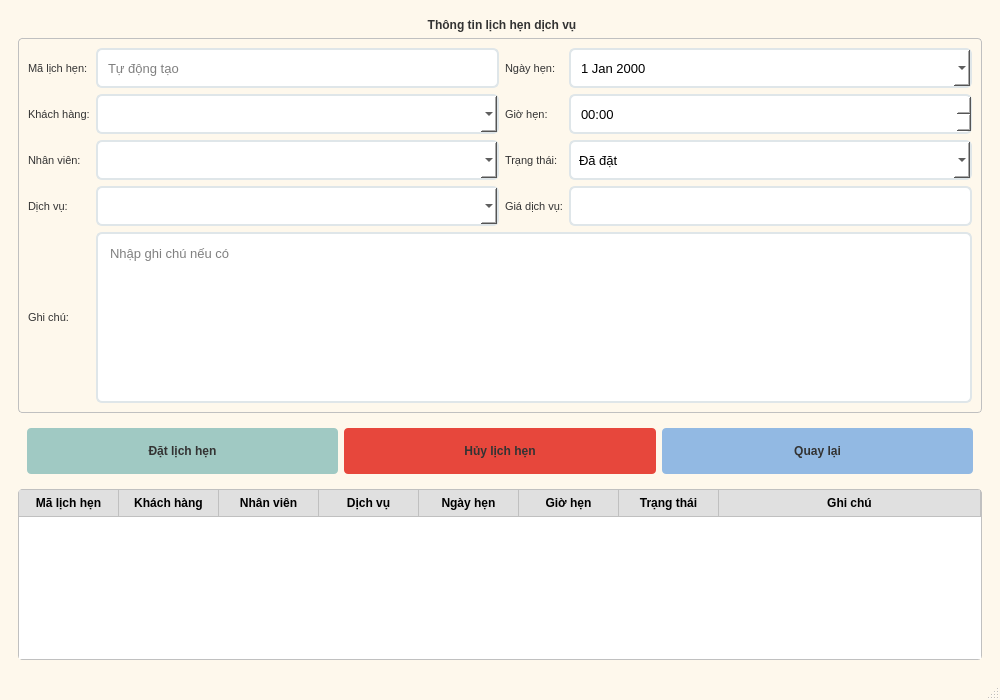
<?xml version="1.0" encoding="UTF-8"?>
<ui version="4.0">
 <class>MainWindow</class>
 <widget class="QMainWindow" name="MainWindow">
  <property name="geometry">
   <rect>
    <x>0</x>
    <y>0</y>
    <width>1000</width>
    <height>700</height>
   </rect>
  </property>
  <property name="windowTitle">
   <string>Quản lý Dịch vụ</string>
  </property>
  <property name="styleSheet">
   <string notr="true">QMainWindow {
    background-color: #fef8ec;
}

QLabel {
    font-size: 8pt;
    color: #333333;
}

QLineEdit, QTextEdit, QComboBox, QDateEdit, QTimeEdit, QSpinBox {
    padding: 8px;
    border: 2px solid #dfe6e9;
    border-radius: 6px;
    background-color: #ffffff;
    font-size: 13px;
    min-height: 20px;
}

QLineEdit:focus, QTextEdit:focus, QComboBox:focus, QDateEdit:focus, QTimeEdit:focus {
    border: 2px solid #74b9ff;
}

QPushButton {
    border-radius: 4px;
    padding: 8px 16px;
    font-weight: bold;
    color: #333;
    min-height: 30px;
}

QPushButton#btnThem, QPushButton#btnThemLichHen {
    background-color: #a0c9c3;
}

QPushButton#btnThem:hover, QPushButton#btnThemLichHen:hover {
    background-color: #657d81;
	color: white;
}

QPushButton#btnSua {
    background-color: #92b9e3;
}

QPushButton#btnSua:hover {
    background-color: #6c7ee1;
	color: white;
}

QPushButton#btnXoa {
    background-color: #e7473c;
}

QPushButton#btnXoa:hover {
    background-color: #ce3d35;
	color: white;
}

QPushButton#btnExcel {
    background-color: #7fba92;
}

QPushButton#btnExcel:hover {
    background-color: #689877;
	color: white;
}

QPushButton#btnXoaLichHen {
    background-color: #e7473c;
}

QPushButton#btnXoaLichHen:hover {
    background-color: #ce3d35;
	color: white;
}
QPushButton#btnQLyLichHen {
    background-color: #e2b4b7;
}

QPushButton#btnQLyLichHen:hover {
    background-color: #bd637e;
	color: white;
}

QPushButton#btnBack {
    background-color: #92b9e3;
}

QPushButton#btnBack:hover {
    background-color: #6c7ee1;
	color: white;
}


QPushButton#btnDanhSachDV, QPushButton#btnQuanLyDV, QPushButton#btnDatLichHen {
    background-color: #673AB7;
}

QPushButton#btnDanhSachDV:hover, QPushButton#btnQuanLyDV:hover, QPushButton#btnDatLichHen:hover {
    background-color: #5e35b1;
}

QTableWidget {
    border: 1px solid #c0c0c0;
    border-radius: 4px;
    alternate-background-color: #f9f9f9;
    gridline-color: #dcdcdc;
}

QTableWidget::item:selected {
    background-color: #4c9ed9;
    color: white;
}

QHeaderView::section {
    background-color: #e0e0e0;
    padding: 4px;
    font-weight: bold;
    border: none;
    border-right: 1px solid #c0c0c0;
    border-bottom: 1px solid #c0c0c0;
}

QGroupBox {
    border: 1px solid #c0c0c0;
    border-radius: 4px;
    margin-top: 20px;
    font-weight: bold;
}

QGroupBox::title {
    subcontrol-origin: margin;
    subcontrol-position: top center;
    padding: 0 5px;
    color: #333333;
}</string>
  </property>
  <widget class="QWidget" name="centralwidget">
   <layout class="QVBoxLayout" name="verticalLayout">
    <item>
     <widget class="QStackedWidget" name="stackedWidget">
      <property name="currentIndex">
       <number>2</number>
      </property>
      <widget class="QWidget" name="pageQuanLyDV">
       <layout class="QVBoxLayout" name="verticalLayout_2">
        <item>
         <widget class="QGroupBox" name="groupBoxThongTinDV">
          <property name="title">
           <string>Quản lý dịch vụ</string>
          </property>
          <layout class="QGridLayout" name="gridLayout">
           <item row="1" column="1">
            <widget class="QLineEdit" name="txtTenDV">
             <property name="placeholderText">
              <string>Nhập tên dịch vụ</string>
             </property>
            </widget>
           </item>
           <item row="3" column="1">
            <widget class="QTextEdit" name="txtMoTa">
             <property name="placeholderText">
              <string>Nhập mô tả chi tiết</string>
             </property>
            </widget>
           </item>
           <item row="0" column="0">
            <widget class="QLabel" name="lblMaDV">
             <property name="enabled">
              <bool>true</bool>
             </property>
             <property name="font">
              <font>
               <pointsize>8</pointsize>
               <weight>50</weight>
               <bold>false</bold>
              </font>
             </property>
             <property name="text">
              <string>Mã dịch vụ:</string>
             </property>
            </widget>
           </item>
           <item row="0" column="1">
            <widget class="QLineEdit" name="txtMaDV">
             <property name="readOnly">
              <bool>true</bool>
             </property>
             <property name="placeholderText">
              <string>Tự động tạo</string>
             </property>
            </widget>
           </item>
           <item row="3" column="0">
            <widget class="QLabel" name="lblMoTa">
             <property name="font">
              <font>
               <pointsize>8</pointsize>
               <weight>50</weight>
               <bold>false</bold>
              </font>
             </property>
             <property name="text">
              <string>Mô tả:</string>
             </property>
            </widget>
           </item>
           <item row="2" column="0">
            <widget class="QLabel" name="lblGia">
             <property name="font">
              <font>
               <pointsize>8</pointsize>
               <weight>50</weight>
               <bold>false</bold>
              </font>
             </property>
             <property name="text">
              <string>Giá:</string>
             </property>
            </widget>
           </item>
           <item row="1" column="0">
            <widget class="QLabel" name="lblTenDV">
             <property name="font">
              <font>
               <pointsize>8</pointsize>
               <weight>50</weight>
               <bold>false</bold>
              </font>
             </property>
             <property name="text">
              <string>Tên dịch vụ:</string>
             </property>
            </widget>
           </item>
           <item row="2" column="1">
            <widget class="QLineEdit" name="txtGia">
             <property name="placeholderText">
              <string>Nhập giá dịch vụ</string>
             </property>
            </widget>
           </item>
          </layout>
         </widget>
        </item>
        <item>
         <widget class="QWidget" name="widgetButtons" native="true">
          <layout class="QHBoxLayout" name="horizontalLayout_2">
           <item>
            <widget class="QPushButton" name="btnThem">
             <property name="text">
              <string>Thêm</string>
             </property>
            </widget>
           </item>
           <item>
            <widget class="QPushButton" name="btnExcel">
             <property name="text">
              <string>Excel</string>
             </property>
            </widget>
           </item>
           <item>
            <widget class="QPushButton" name="btnSua">
             <property name="text">
              <string>Sửa</string>
             </property>
            </widget>
           </item>
           <item>
            <widget class="QPushButton" name="btnXoa">
             <property name="text">
              <string>Xóa</string>
             </property>
            </widget>
           </item>
           <item>
            <widget class="QPushButton" name="btnQLyLichHen">
             <property name="text">
              <string>Lịch hẹn dịch vụ</string>
             </property>
            </widget>
           </item>
          </layout>
         </widget>
        </item>
        <item>
         <widget class="QTableWidget" name="tblDichVuPage1">
          <property name="font">
           <font>
            <pointsize>8</pointsize>
           </font>
          </property>
          <attribute name="horizontalHeaderStretchLastSection">
           <bool>true</bool>
          </attribute>
          <column>
           <property name="text">
            <string>Mã DV</string>
           </property>
          </column>
          <column>
           <property name="text">
            <string>Tên dịch vụ</string>
           </property>
          </column>
          <column>
           <property name="text">
            <string>Giá</string>
           </property>
          </column>
          <column>
           <property name="text">
            <string>Mô tả</string>
           </property>
          </column>
         </widget>
        </item>
       </layout>
      </widget>
      <widget class="QWidget" name="pageDanhSachDV">
       <layout class="QVBoxLayout" name="verticalLayout_3">
        <item>
         <widget class="QWidget" name="widgetTimKiem" native="true">
          <layout class="QHBoxLayout" name="horizontalLayout_3">
           <item>
            <widget class="QLabel" name="lblTimKiem">
             <property name="text">
              <string>Tìm kiếm:</string>
             </property>
            </widget>
           </item>
           <item>
            <widget class="QLineEdit" name="txtTimKiem">
             <property name="placeholderText">
              <string>Nhập từ khóa tìm kiếm</string>
             </property>
            </widget>
           </item>
           <item>
            <widget class="QLabel" name="lblLocLoai">
             <property name="text">
              <string>Lọc theo giá:</string>
             </property>
            </widget>
           </item>
           <item>
            <widget class="QComboBox" name="cboLocLoai">
             <item>
              <property name="text">
               <string>Tất cả</string>
              </property>
             </item>
             <item>
              <property name="text">
               <string>Dưới 100k</string>
              </property>
             </item>
             <item>
              <property name="text">
               <string>Từ 100k - 300k</string>
              </property>
             </item>
             <item>
              <property name="text">
               <string>Từ 300k - 500k</string>
              </property>
             </item>
             <item>
              <property name="text">
               <string>Trên 500k</string>
              </property>
             </item>
            </widget>
           </item>
          </layout>
         </widget>
        </item>
        <item>
         <widget class="QTableWidget" name="tblDanhSachDV">
          <property name="alternatingRowColors">
           <bool>true</bool>
          </property>
          <property name="selectionBehavior">
           <enum>QAbstractItemView::SelectRows</enum>
          </property>
          <attribute name="horizontalHeaderStretchLastSection">
           <bool>true</bool>
          </attribute>
          <column>
           <property name="text">
            <string>Mã DV</string>
           </property>
          </column>
          <column>
           <property name="text">
            <string>Tên dịch vụ</string>
           </property>
          </column>
          <column>
           <property name="text">
            <string>Loại</string>
           </property>
          </column>
          <column>
           <property name="text">
            <string>Giá</string>
           </property>
          </column>
          <column>
           <property name="text">
            <string>Mô tả</string>
           </property>
          </column>
          <column>
           <property name="text">
            <string>Thao tác</string>
           </property>
          </column>
         </widget>
        </item>
       </layout>
      </widget>
      <widget class="QWidget" name="pageDatLichHen">
       <layout class="QVBoxLayout" name="verticalLayout_5">
        <item>
         <widget class="QGroupBox" name="groupBoxLichHen">
          <property name="title">
           <string>Thông tin lịch hẹn dịch vụ</string>
          </property>
          <layout class="QGridLayout" name="gridLayout_2">
           <item row="0" column="0">
            <widget class="QLabel" name="lblMaLichHen">
             <property name="text">
              <string>Mã lịch hẹn:</string>
             </property>
            </widget>
           </item>
           <item row="0" column="1">
            <widget class="QLineEdit" name="txtMaLichHen">
             <property name="readOnly">
              <bool>true</bool>
             </property>
             <property name="placeholderText">
              <string>Tự động tạo</string>
             </property>
            </widget>
           </item>
           <item row="0" column="2">
            <widget class="QLabel" name="lblNgayHen">
             <property name="text">
              <string>Ngày hẹn:</string>
             </property>
            </widget>
           </item>
           <item row="0" column="3">
            <widget class="QDateEdit" name="dateNgayHen">
             <property name="calendarPopup">
              <bool>true</bool>
             </property>
            </widget>
           </item>
           <item row="1" column="0">
            <widget class="QLabel" name="lblMaKH">
             <property name="text">
              <string>Khách hàng:</string>
             </property>
            </widget>
           </item>
           <item row="1" column="1">
            <widget class="QComboBox" name="cboKhachHang"/>
           </item>
           <item row="1" column="2">
            <widget class="QLabel" name="lblGioHen">
             <property name="text">
              <string>Giờ hẹn:</string>
             </property>
            </widget>
           </item>
           <item row="1" column="3">
            <widget class="QTimeEdit" name="timeGioHen">
             <property name="displayFormat">
              <string>HH:mm</string>
             </property>
            </widget>
           </item>
           <item row="2" column="0">
            <widget class="QLabel" name="lblMaNV">
             <property name="text">
              <string>Nhân viên:</string>
             </property>
            </widget>
           </item>
           <item row="2" column="1">
            <widget class="QComboBox" name="cboNhanVien"/>
           </item>
           <item row="2" column="2">
            <widget class="QLabel" name="lblTrangThai">
             <property name="text">
              <string>Trạng thái:</string>
             </property>
            </widget>
           </item>
           <item row="2" column="3">
            <widget class="QComboBox" name="cboTrangThai">
             <item>
              <property name="text">
               <string>Đã đặt</string>
              </property>
             </item>
             <item>
              <property name="text">
               <string>Hoàn thành</string>
              </property>
             </item>
             <item>
              <property name="text">
               <string>Hủy</string>
              </property>
             </item>
            </widget>
           </item>
           <item row="3" column="0">
            <widget class="QLabel" name="lblMaDV_LichHen">
             <property name="text">
              <string>Dịch vụ:</string>
             </property>
            </widget>
           </item>
           <item row="3" column="1">
            <widget class="QComboBox" name="cboDichVu"/>
           </item>
           <item row="3" column="2">
            <widget class="QLabel" name="lblGiaDV">
             <property name="text">
              <string>Giá dịch vụ:</string>
             </property>
            </widget>
           </item>
           <item row="3" column="3">
            <widget class="QLineEdit" name="txtGiaDV">
             <property name="readOnly">
              <bool>true</bool>
             </property>
            </widget>
           </item>
           <item row="4" column="0">
            <widget class="QLabel" name="lblGhiChu">
             <property name="text">
              <string>Ghi chú:</string>
             </property>
            </widget>
           </item>
           <item row="4" column="1" colspan="3">
            <widget class="QTextEdit" name="txtGhiChu">
             <property name="placeholderText">
              <string>Nhập ghi chú nếu có</string>
             </property>
            </widget>
           </item>
          </layout>
         </widget>
        </item>
        <item>
         <widget class="QWidget" name="widgetButtonsLichHen" native="true">
          <layout class="QHBoxLayout" name="horizontalLayout_4">
           <item>
            <widget class="QPushButton" name="btnThemLichHen">
             <property name="text">
              <string>Đặt lịch hẹn</string>
             </property>
            </widget>
           </item>
           <item>
            <widget class="QPushButton" name="btnXoaLichHen">
             <property name="text">
              <string>Hủy lịch hẹn</string>
             </property>
            </widget>
           </item>
           <item>
            <widget class="QPushButton" name="btnBack">
             <property name="text">
              <string>Quay lại</string>
             </property>
            </widget>
           </item>
          </layout>
         </widget>
        </item>
        <item>
         <widget class="QTableWidget" name="tblLichHen">
          <attribute name="horizontalHeaderStretchLastSection">
           <bool>true</bool>
          </attribute>
          <column>
           <property name="text">
            <string>Mã lịch hẹn</string>
           </property>
          </column>
          <column>
           <property name="text">
            <string>Khách hàng</string>
           </property>
          </column>
          <column>
           <property name="text">
            <string>Nhân viên</string>
           </property>
          </column>
          <column>
           <property name="text">
            <string>Dịch vụ</string>
           </property>
          </column>
          <column>
           <property name="text">
            <string>Ngày hẹn</string>
           </property>
          </column>
          <column>
           <property name="text">
            <string>Giờ hẹn</string>
           </property>
          </column>
          <column>
           <property name="text">
            <string>Trạng thái</string>
           </property>
          </column>
          <column>
           <property name="text">
            <string>Ghi chú</string>
           </property>
          </column>
         </widget>
        </item>
       </layout>
      </widget>
     </widget>
    </item>
   </layout>
  </widget>
  <widget class="QStatusBar" name="statusbar"/>
 </widget>
 <resources/>
 <connections/>
</ui>
